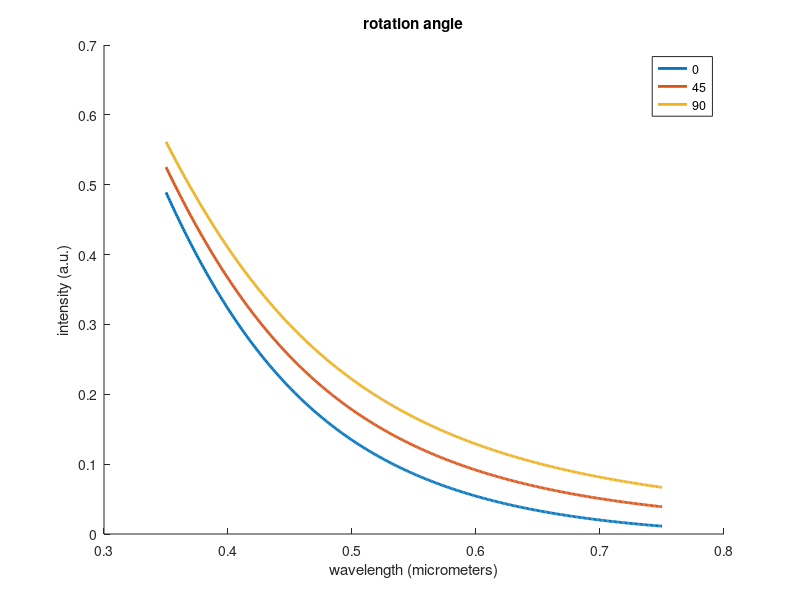
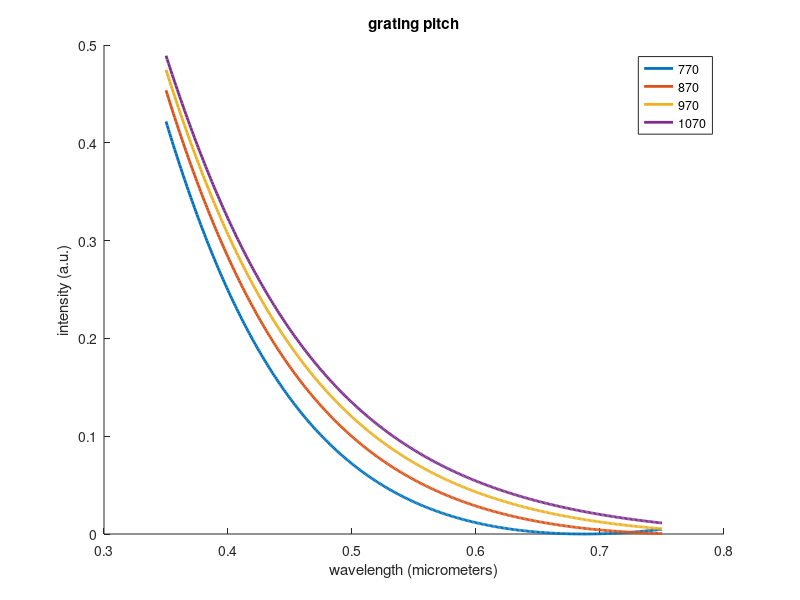
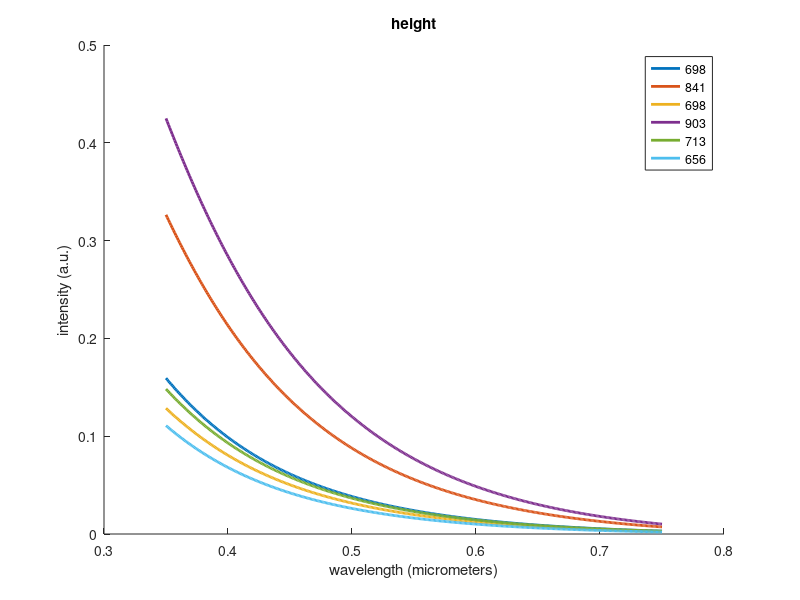
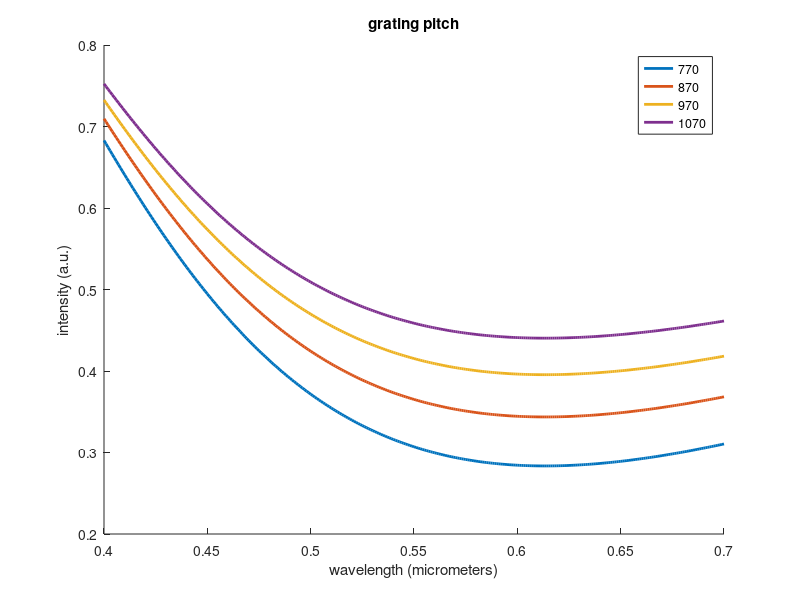

MATLAB code for these plots, in order: (Note: this script raises an error after producing the figures.)
%%Model using Kogelnik cwvt/Bragg diffraction/thick film assumption
% rotation angle model

lambda=0.350:0.001:0.750; %everything in micrometers

A=1.52266;
B=0.000733;
C=-0.0000482;
n_lambda=A+(B*(lambda.^-2))+(C*(lambda.^-4));
gp1=1.07;
gp2=1.07;
w1=0.1;
w2=0.18;

n_ave1=(n_lambda+1)/2; %(((gp1-w1)/gp1)*1)+(n_lambda.*(w1/gp1));
n_ave2=(n_lambda+1)/2; %(((gp2-w2)/gp2)*1)+(n_lambda.*(w2/gp2));

ng1=sqrt(((n_lambda.^2)*w1/gp1)+(1-(w1/gp1)));
ng2=sqrt(((n_lambda.^2)*w2/gp2)+(1-(w2/gp2)));

delta_n1=(n_lambda-1)/2; %w1*(n_lambda-1)/gp1; %accounting for optical thickness of the grating
delta_n2=(n_lambda-1)/2; %w2*(n_lambda-1)/gp2;

d2=(903.68-381.66)/1000; %thickness of each layer
d1=381.66/1000;

%theta1=asin(lambda./ng1/2/gp1); %using Bragg condition for the incident angle
%theta2=asin(lambda./ng2/2/gp2);

theta1=0; %incident angles on each layer
theta2=asin((lambda.*(n_ave1.^-1)/gp1)-sin(theta1)); %first order from the first layer

eta_p1=((sin((pi.*delta_n1.*d1)./(lambda.*cos(theta1)).*cos(2.*theta1))).^2);
eta_s1=((sin((pi.*delta_n1.*d1)./(lambda.*cos(theta1)))).^2);
eta_unpolarized1=0.5.*eta_p1+0.5.*eta_s1;
eta_p2=((sin((pi.*delta_n2.*d2)./lambda./cos(theta2).*cos(2.*theta2))).^2);
eta_s2=((sin((pi.*delta_n2.*d2)./lambda./cos(theta2))).^2);
eta_unpolarized2=0.5.*eta_p2+0.5.*eta_s2;

eta_0=eta_s1.*eta_p2;
eta_45=eta_unpolarized1.*eta_unpolarized2;
eta_90=eta_p1.*eta_s2;

figure
hold on
plot(lambda,eta_0,'LineWidth',2)
plot(lambda,eta_45,'LineWidth',2)
plot(lambda,eta_90,'LineWidth',2)
xlabel 'wavelength (micrometers)'
ylabel 'intensity (a.u.)'
title 'rotation angle'
legend('0','45','90')
%% 

% grating pitch model

lambda=0.350:0.001:0.750;

A=1.52266;
B=0.000733;
C=-0.0000482;
n_lambda=A+(B*(lambda.^-2))+(C*(lambda.^-4));
gp1=[0.77;0.87;0.97;1.07];
gp2=[0.77;0.87;0.97;1.07];
w1=0.1;
w2=0.18;

n_ave1=(n_lambda+1)/2; %(((gp1-w1)./gp1)*1)+(n_lambda.*(w1./gp1));
n_ave2=(n_lambda+1)/2; %(((gp2-w2)./gp2)*1)+(n_lambda.*(w2./gp2));

ng1=sqrt(((n_lambda.^2)*w1./gp1)+(1-(w1./gp1)));
ng2=sqrt(((n_lambda.^2)*w2./gp2)+(1-(w2./gp2)));

delta_n1=(n_lambda-1)/2; %w1*(n_lambda-1)/gp1; %accounting for optical thickness of the grating
delta_n2=(n_lambda-1)/2; %w2*(n_lambda-1)/gp2;

d2=(903.68-381.66)/1000; %thickness of each layer
d1=381.66/1000;

theta1=0; %incident angles on each layer
theta2=asin(lambda.*(n_ave1.^-1)./gp1); %first order from the first layer

eta_s1gp=((sin((pi.*delta_n1.*d1)./(lambda.*cos(theta1)))).^2);
eta_p2gp=((sin((pi.*delta_n2.*d2)./lambda./cos(theta2).*cos(2.*theta2))).^2);

eta_gp=eta_s1gp.*eta_p2gp;

figure
hold on
for i=1:4
    plot(lambda,eta_gp(i,:),'LineWidth',2)
end
hold off
xlabel 'wavelength (micrometers)'
ylabel 'intensity (a.u.)'
title 'grating pitch'
legend('770','870','970','1070')

% height model

lambda=0.350:0.001:0.750;

A=1.52266;
B=0.000733;
C=-0.0000482;
n_lambda=A+(B*(lambda.^-2))+(C*(lambda.^-4));
gp1=1.07;
gp2=1.07;
w1=0.1;
w2=0.18;

n_ave1=(n_lambda+1)/2; %(((gp1-w1)/gp1)*1)+(n_lambda.*(w1/gp1));
n_ave2=(n_lambda+1)/2; %(((gp2-w2)/gp2)*1)+(n_lambda.*(w2/gp2));

ng1=sqrt(((n_lambda.^2)*w1./gp1)+(1-(w1./gp1)));
ng2=sqrt(((n_lambda.^2)*w2./gp2)+(1-(w2./gp2)));

delta_n1=(n_lambda-1)/2; %w1*(n_lambda-1)/gp1; %accounting for optical thickness of the grating
delta_n2=(n_lambda-1)/2; %w2*(n_lambda-1)/gp2;

d1=[203.22;281.87;174.84;324.84;188.46;169.18]/1000; %thickness of each layer
d2=[495.06;560.25;523.98;578.84;524.77;486.95]/1000;

theta1=0; %incident angles on each layer
theta2=asin(lambda.*(n_ave1.^-1)./gp1); %first order from the first layer

eta_s1d=((sin((pi.*delta_n1.*d1)./(lambda.*cos(theta1)))).^2);
eta_p2d=((sin((pi.*delta_n2.*d2)./lambda./cos(theta2).*cos(2.*theta2))).^2);

eta_d=eta_s1d.*eta_p2d;

figure
for i=1:6
    hold on
    plot(lambda,eta_d(i,:),'LineWidth',2)
end
hold off
xlabel 'wavelength (micrometers)'
ylabel 'intensity (a.u.)'
title 'height'
legend('698','841','698','903','713','656')
        
%% duty cycle model for thin film assumption (Raman Nath grating)

% grating pitch model

lambda=0.400:0.001:0.700;

A=1.52266;
B=0.000733;
C=-0.0000482;
n_lambda=A+(B*(lambda.^-2))+(C*(lambda.^-4));
gp=[0.77;0.87;0.97;1.07];
w1=0.1;
w2=0.18;
D1=w1./gp;
D2=w2./gp;

d1=0.322; %thickness of each layer
d2=0.907-0.322;
%d2=[0.675;0.71;0.73;0.79];

dphi1=2*pi./lambda.*d1.*(n_lambda-1);
dphi2=2*pi./lambda.*d2.*(n_lambda-1);

% different orders

m=0;
eta1_0=1-(2.*D1)+(2.*D1.^2)+(2.*D1.*(1-D1).*cos(dphi1));
eta2_0=1-(2.*D2)+(2.*D2.^2)+(2.*D2.*(1-D2).*cos(dphi2));

m=1;
eta1_1=4/pi^2/m^2.*(sin(pi.*m.*D1).^2).*(sin(dphi1./2).^2);
eta2_1=4/pi^2/m^2.*(sin(pi.*m.*D2).^2).*(sin(dphi2./2).^2);

m=-1;
eta1_neg1=4/pi^2/m^2.*(sin(pi.*m.*D1).^2).*(sin(dphi1./2).^2);
eta2_neg1=4/pi^2/m^2.*(sin(pi.*m.*D2).^2).*(sin(dphi2./2).^2);

m=2;
eta1_2=4/pi^2/m^2.*(sin(pi.*m.*D1).^2).*(sin(dphi1./2).^2);
eta2_2=4/pi^2/m^2.*(sin(pi.*m.*D2).^2).*(sin(dphi2./2).^2);

m=-2;
eta1_neg2=4/pi^2/m^2.*(sin(pi.*m.*D1).^2).*(sin(dphi1./2).^2);
eta2_neg2=4/pi^2/m^2.*(sin(pi.*m.*D2).^2).*(sin(dphi2./2).^2);

eta_total=eta2_0; %+eta2_1+eta2_neg1; %+eta2_2+eta2_neg2; 

figure
hold on
for i=1:4
    plot(lambda,eta_total(i,:),'LineWidth',2)
end
hold off
%ylim([0 1])
xlabel 'wavelength (micrometers)'
ylabel 'intensity (a.u.)'
title 'grating pitch'
legend('770','870','970','1070')

%% 

% height model

lambda=0.400:0.001:0.700;

A=1.52266;
B=0.000733;
C=-0.0000482;
n_lambda=A+(B*(lambda.^-2))+(C*(lambda.^-4));
gp=1.07;
w1=0.1;
w2=0.18;
D1=w1./gp;
D2=w2./gp;

d1=[186;283;175;321;207;178]/1000; %thickness of each layer
d2=[691;839;694;907;716;662]/1000;
d2=d2-d1;
%d2=(400:75:700)'/1000;

dphi1=2*pi./lambda.*d1.*(n_lambda-1);
dphi2=2*pi./lambda.*d2.*(n_lambda-1);

% different orders

m=0;
eta1_0=1-(2.*D1)+(2.*D1.^2)+(2.*D1.*(1-D1).*cos(dphi1));
eta2_0=1-(2.*D2)+(2.*D2.^2)+(2.*D2.*(1-D2).*cos(dphi2));

m=1;
eta1_1=4/pi^2/m^2.*(sin(pi.*m.*D1).^2).*(sin(dphi1./2).^2);
eta2_1=4/pi^2/m^2.*(sin(pi.*m.*D2).^2).*(sin(dphi2./2).^2);

m=-1;
eta1_neg1=4/pi^2/m^2.*(sin(pi.*m.*D1).^2).*(sin(dphi1./2).^2);
eta2_neg1=4/pi^2/m^2.*(sin(pi.*m.*D2).^2).*(sin(dphi2./2).^2);

m=2;
eta1_2=4/pi^2/m^2.*(sin(pi.*m.*D1).^2).*(sin(dphi1./2).^2);
eta2_2=4/pi^2/m^2.*(sin(pi.*m.*D2).^2).*(sin(dphi2./2).^2);

m=-2;
eta1_neg2=4/pi^2/m^2.*(sin(pi.*m.*D1).^2).*(sin(dphi1./2).^2);
eta2_neg2=4/pi^2/m^2.*(sin(pi.*m.*D2).^2).*(sin(dphi2./2).^2);

eta_total=eta2_0+eta2_1+eta2_neg1; %+eta2_2+eta2_neg2;

figure
for i=1:6
    hold on
    plot(lambda*1000,eta_total(i,:),'LineWidth',2)
end
hold off
ylim([0 1])
xlabel 'Wavelength (nanometers)'
ylabel 'Intensity (a.u.)'
title 'Height Variation Analytical Model'
legend('690','839','694','907','716','662')
%legend('400 nm','475 nm','550 nm','625 nm','700 nm','900')

%% 
% light polarization model

lambda=0.400:0.001:0.700;

A=1.52266;
B=0.000733;
C=-0.0000482;
n_lambda=A+(B*(lambda.^-2))+(C*(lambda.^-4));
gp=1.07;
w1=0.1;
w2=0.18;
D1=w1./gp;
D2=w2./gp;
d1=0.322;
d2=0.907-0.322;

%np sin thetam + ni sin theta i = -m lambda / period, assume thin
%diffracting layer so that n=n'=1 for air
%theta1=asin(-m.*lambda/gp);

dphi1=2*pi./lambda.*d1.*(n_lambda-1);
dphi2=2*pi./lambda.*d2.*(n_lambda-1);

%0 deg

% different orders

m=0;
theta1=asin(-m.*lambda/gp);
eta1_0=1-(2.*D1)+(2.*D1.^2)+(2.*D1.*(1-D1).*cos(dphi1));
eta2_0=1-(2.*D2)+(2.*D2.^2)+(2.*D2.*(1-D2).*cos(dphi2));

m=1;
theta1=asin(-m.*lambda/gp);
eta1_1=4/pi^2/m^2.*(sin(pi.*m.*D1).^2).*(sin(dphi1./2).^2);
eta2_1=4/pi^2/m^2.*(sin(pi.*m.*D2).^2).*(sin(dphi2./2).^2);

m=-1;
theta1=asin(-m.*lambda/gp);
eta1_neg1=4/pi^2/m^2.*(sin(pi.*m.*D1).^2).*(sin(dphi1./2).^2);
eta2_neg1=4/pi^2/m^2.*(sin(pi.*m.*D2).^2).*(sin(dphi2./2).^2);

eta_total=eta1_0.*eta2_0;

plot(lambda,eta_total)

%% Klein parameter

%for height variation
lambda=0.400:0.001:0.700; %everything in micrometers

A=1.52266;
B=0.000733;
C=-0.0000482;
n_lambda=A+(B*(lambda.^-2))+(C*(lambda.^-4));
gp=1.07;
w1=0.1;
w2=0.18;

d1=[186;283;175;322;208;178]/1000; %thickness of each layer
d2=[691;839;694;907;716;662]/1000;
d2=d2-d1;

n_ave1=(((gp-w1)/gp)*1)+(n_lambda.*(w1/gp));
n_ave2=(((gp-w2)/gp)*1)+(n_lambda.*(w2/gp));

Q1=2*pi*d1.*lambda/gp/gp./n_ave1;
Q2=2*pi*d2.*lambda/gp/gp./n_ave1;

figure
for i=1:6
    hold on
    plot(lambda,Q1(i,:),'LineWidth',2)
end
plot(lambda,zeros(length(lambda))+1)
hold off
ylim([0 3])
xlabel 'wavelength (micrometers)'
ylabel 'Q Parameter'
title 'height, layer 1'
legend('690','839','694','907','716','662')

figure
for i=1:6
    hold on
    plot(lambda,Q2(i,:),'LineWidth',2)
end
plot(lambda,zeros(length(lambda))+1)
hold off
ylim([0 3])
xlabel 'wavelength (micrometers)'
ylabel 'Q Parameter'
title 'height, layer 2'
legend('690','839','694','907','716','662')

%for gp variation

gp=[0.77;0.87;0.97;1.07];
w1=0.1;
w2=0.18;

d1=0.322; %thickness of each layer
d2=0.907-0.322;

n_ave1=(((gp-w1)./gp)*1)+(n_lambda.*(w1./gp));
n_ave2=(((gp-w2)./gp)*1)+(n_lambda.*(w2./gp));

Q1=2*pi*d1.*lambda./gp./gp./n_ave1;
Q2=2*pi*d2.*lambda./gp./gp./n_ave1;

figure
hold on
for i=1:4
    plot(lambda,Q1(i,:),'LineWidth',2)
end
plot(lambda,zeros(length(lambda))+1)
hold off
ylim([0 3])
xlabel 'wavelength (micrometers)'
ylabel 'Q Parameter'
title 'grating pitch, layer 1'
legend('770','870','970','1070')

figure
hold on
for i=1:4
    plot(lambda,Q2(i,:),'LineWidth',2)
end
plot(lambda,zeros(length(lambda))+1)
hold off
ylim([0 3])
xlabel 'wavelength (micrometers)'
ylabel 'Q Parameter'
title 'grating pitch, layer 2'
legend('770','870','970','1070')

%% Integral with scalar theory

gp=1.1;
w=0.1;
d1=0.2;
d2=0.7;
rect= @(X) 1+(0.52*rectangularPulse(-w/2,w/2,X-(gp/2)));
m=0;

eta1=zeros(1,16);
for lambda=20:35
    Em= @(X) exp(-2*pi*1i*((m*X/gp)+(d1*rect(X)/(lambda/50))))/gp; 
    q=integral(Em,0,gp);
    eta1(lambda-19)=q*conj(q);
end

gp=1.1;
w=0.2;
d1=0.2;
d2=0.7;
rect= @(X) 1+(0.52*rectangularPulse(-w/2,w/2,X-(gp/2)));
m=0;

eta2=zeros(1,16);
for lambda=20:35
    Em= @(X) exp(-2*pi*1i*((m*X/gp)+(d2*rect(X)/(lambda/50))))/gp; 
    q=integral(Em,0,gp);
    eta2(lambda-19)=q*conj(q);
end

lambda=0.400:0.001:0.700;

A=1.52266;
B=0.000733;
C=-0.0000482;
n_lambda=A+(B*(lambda.^-2))+(C*(lambda.^-4));
gp=1.1;
w1=0.1;
w2=0.2;
D1=w1./gp;
D2=w2./gp;

d1=0.200; %thickness of each layer
d2=0.700;

dphi1=2*pi./lambda.*d1.*(n_lambda-1);
dphi2=2*pi./lambda.*d2.*(n_lambda-1);

eta1_0=1-(2.*D1)+(2.*D1.^2)+(2.*D1.*(1-D1).*cos(dphi1));
eta2_0=1-(2.*D2)+(2.*D2.^2)+(2.*D2.*(1-D2).*cos(dphi2));
m=3;
eta1_m=4/pi^2/m^2.*(sin(pi.*m.*D1).^2).*(sin(dphi1./2).^2);
eta2_m=4/pi^2/m^2.*(sin(pi.*m.*D2).^2).*(sin(dphi2./2).^2);
%% 

figure
hold on
plot(0.4:0.02:0.7,eta1,'LineWidth', 3)
xlabel 'Wavelength (Micrometers)'
ylabel 'Intensity (a.u.)'
title 'Diffraction Efficiency'
plot(0.4:0.02:0.7,eta2,'LineWidth', 3)
plot(lambda,eta1_0,'LineWidth', 3)
plot(lambda,eta2_0,'LineWidth', 3)
ylim([0 1])
legend('Thin Layer Integral Method','Thick Layer Integral Method','Thin Layer Analytical Method (Eq 4)','layer 2 analytical (cos func)')
hold off

